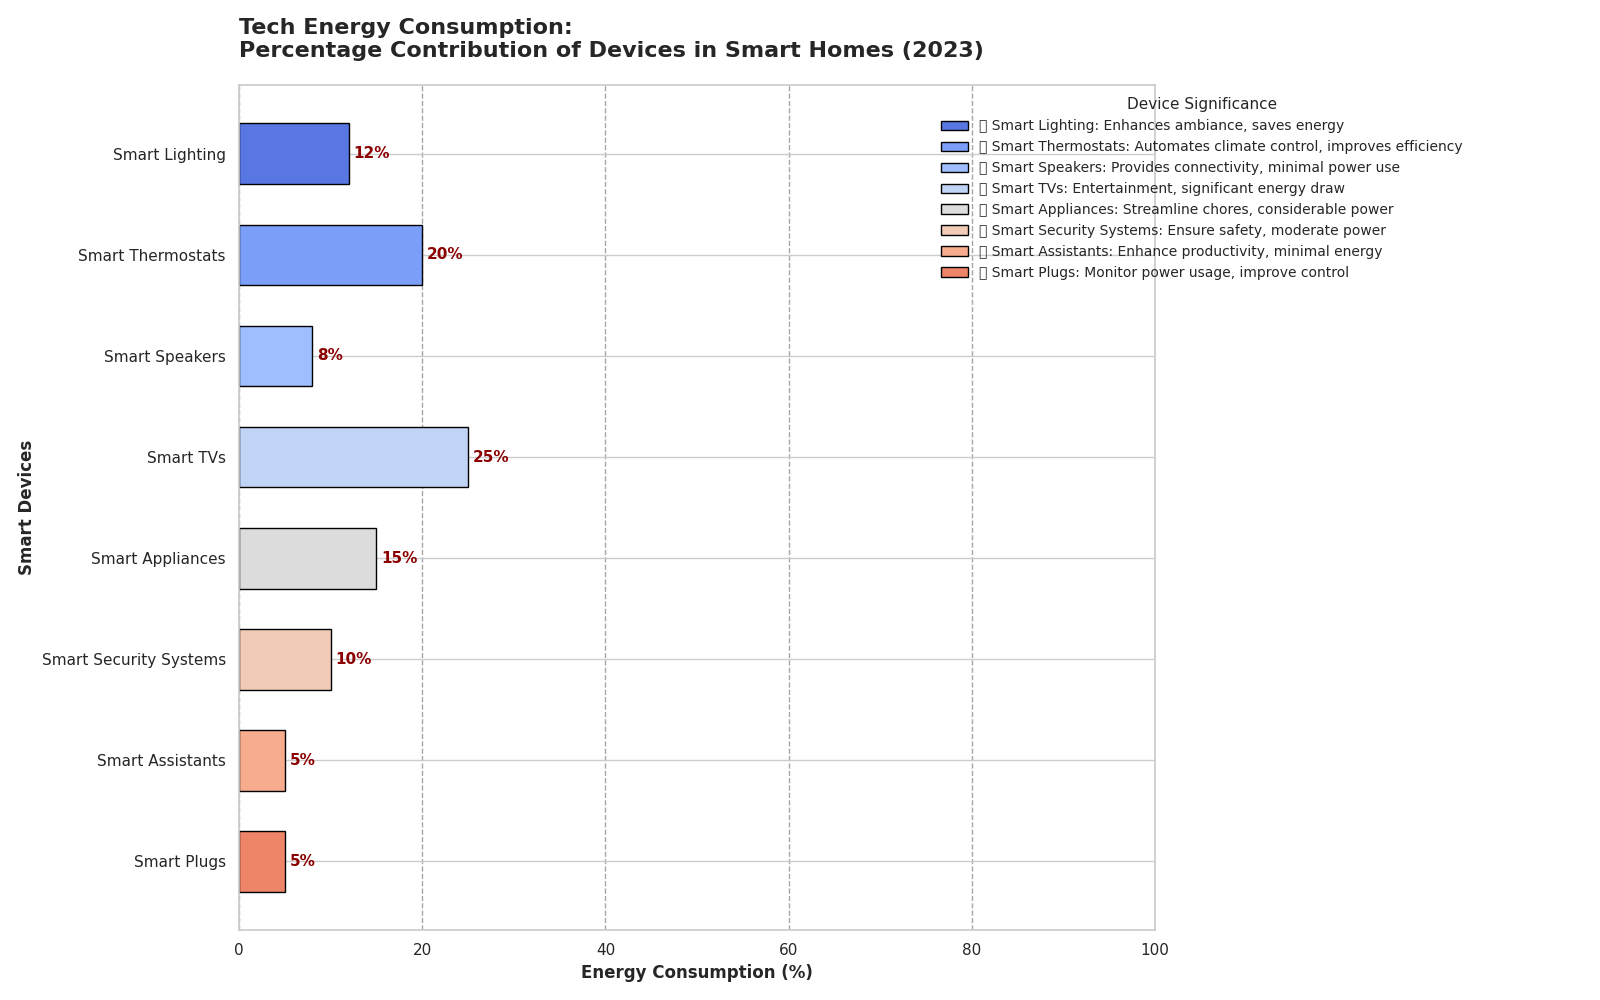

Python code for this plot:
import matplotlib.pyplot as plt
import numpy as np

# Expanded device categories and their energy consumption percentages
device_categories = [
    'Smart Lighting',
    'Smart Thermostats',
    'Smart Speakers',
    'Smart TVs',
    'Smart Appliances',
    'Smart Security Systems',
    'Smart Assistants',
    'Smart Plugs'
]

energy_consumption_percentages = [12, 20, 8, 25, 15, 10, 5, 5]

# Define a color palette for the device categories
cmap = plt.get_cmap('coolwarm')
colors = [cmap(0.1), cmap(0.2), cmap(0.3), cmap(0.4), cmap(0.5), cmap(0.6), cmap(0.7), cmap(0.8)]

# Create a horizontal bar chart
fig, ax = plt.subplots(figsize=(16, 10))
bars = ax.barh(device_categories, energy_consumption_percentages, color=colors, edgecolor='black', height=0.6)

# Set labels and a descriptive multi-line title
ax.set_xlabel('Energy Consumption (%)', fontsize=12, fontweight='bold')
ax.set_ylabel('Smart Devices', fontsize=12, fontweight='bold')
ax.set_title('Tech Energy Consumption:\nPercentage Contribution of Devices in Smart Homes (2023)', fontsize=16, fontweight='bold', loc='left', pad=20)

# Add data labels to each bar with enhanced styling
for bar in bars:
    width = bar.get_width()
    ax.text(width + 0.5, bar.get_y() + bar.get_height()/2,
            f'{width}%', va='center', ha='left', fontsize=11, fontweight='bold', color='darkred')

# Set x-axis limits to focus on percentage representation
ax.set_xlim(0, 100)

# Add horizontal grid lines for better readability
ax.xaxis.grid(True, linestyle='--', alpha=0.7, color='gray')

# Customize y-axis: invert and align ticks with bar centers
ax.invert_yaxis()

# Updated annotations for smart device significance
annotations = [
    '💡 Smart Lighting: Enhances ambiance, saves energy',
    '🌡️ Smart Thermostats: Automates climate control, improves efficiency',
    '🔊 Smart Speakers: Provides connectivity, minimal power use',
    '📺 Smart TVs: Entertainment, significant energy draw',
    '🔌 Smart Appliances: Streamline chores, considerable power',
    '🔒 Smart Security Systems: Ensure safety, moderate power',
    '🗣️ Smart Assistants: Enhance productivity, minimal energy',
    '🔌 Smart Plugs: Monitor power usage, improve control'
]

# Update the legend explaining device significance
plt.legend(bars, annotations, title="Device Significance", loc='upper right',
                    bbox_to_anchor=(1.35, 1), fontsize=10, title_fontsize='11', frameon=False)

plt.tight_layout()
plt.show()
